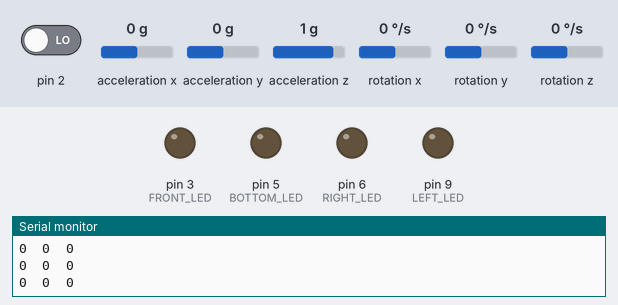
Recording of a sketch running on a simulated Arduino Uno, built with avr-gcc and run on an emulated ATmega328P. On the bench: output pins drawn as LEDs (lit = HIGH), the last lines printed to the serial monitor. Inputs (shaded band) come from the test bench; at power-on: acceleration x 0 g, acceleration y 0 g, acceleration z 1 g, pin 2 LOW, rotation x 0 °/s, rotation y 0 °/s, rotation z 0 °/s. The sensor or clock chip raises its interrupt line as the real part does.

Above: at 1.7 s.
1.8 s: acceleration x set to -1.4 g
At 2.4 s:
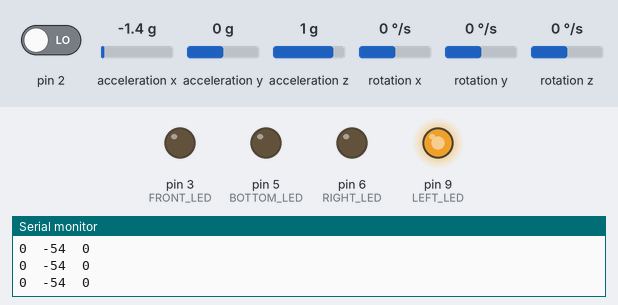
3.3 s: acceleration y set to -1.4 g
At 3.8 s:
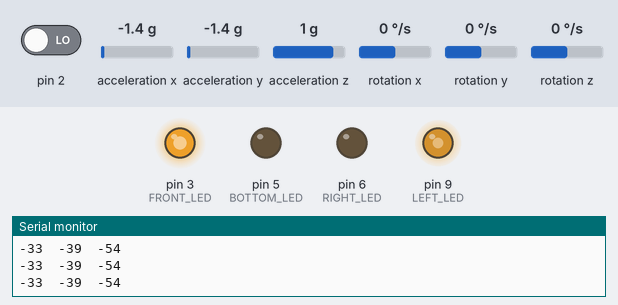
4.8 s: acceleration z set to 0.8 g
At 5.9 s:
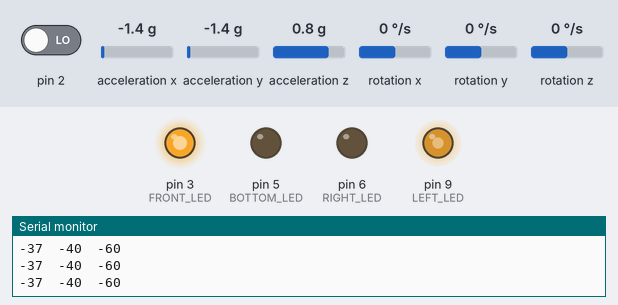
6.3 s: acceleration z set to 0.5 g
At 7.2 s:
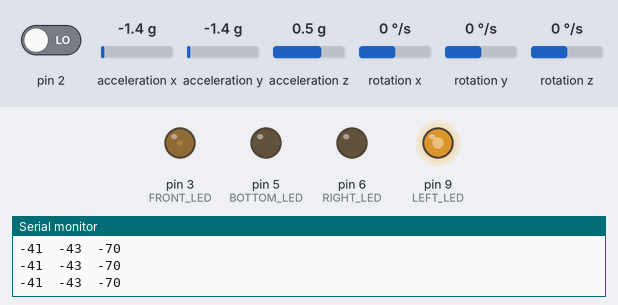
7.8 s: acceleration x set to -0.8 g
At 8.1 s:
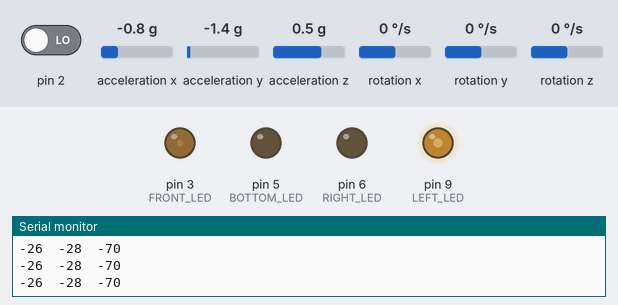
9.3 s: acceleration y set to 0.8 g
At 10.6 s:
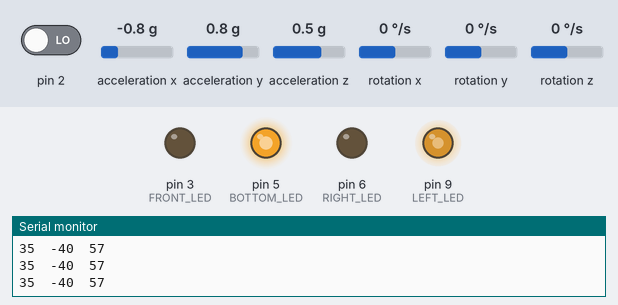
Timing chart, 0 to 11.8 s (numbered marks = the images above; inputs shaded):
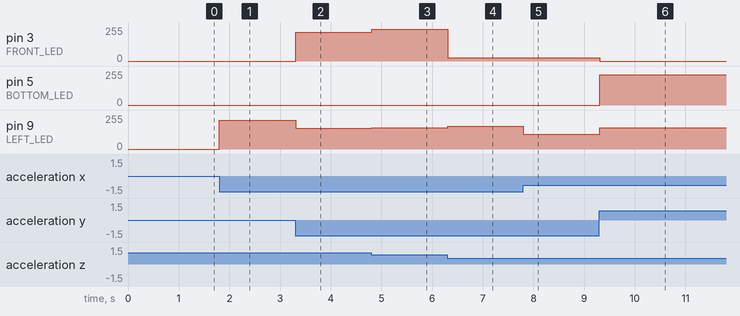

The sketch:

giroscope_led_controll.ino
```cpp
#define FRONT_LED 3
#define BOTTOM_LED 5
#define RIGHT_LED 6
#define LEFT_LED 9

#include "I2Cdev.h"
#include "MPU6050_6Axis_MotionApps20.h"
#if I2CDEV_IMPLEMENTATION == I2CDEV_ARDUINO_WIRE
    #include "Wire.h"
#endif

MPU6050 mpu;

// MPU control/status vars
bool dmpReady = false;  // set true if DMP init was successful
uint8_t mpuIntStatus;   // holds actual interrupt status byte from MPU
uint8_t devStatus;      // return status after each device operation (0 = success, !0 = error)
uint16_t packetSize;    // expected DMP packet size (default is 42 bytes)
uint16_t fifoCount;     // count of all bytes currently in FIFO
uint8_t fifoBuffer[64]; // FIFO storage buffer

// orientation/motion vars
Quaternion q;           // [w, x, y, z]         quaternion container
VectorInt16 aa;         // [x, y, z]            accel sensor measurements
VectorInt16 aaReal;     // [x, y, z]            gravity-free accel sensor measurements
VectorInt16 aaWorld;    // [x, y, z]            world-frame accel sensor measurements
VectorFloat gravity;    // [x, y, z]            gravity vector
float euler[3];         // [psi, theta, phi]    Euler angle container
float ypr[3];           // [yaw, pitch, roll]   yaw/pitch/roll container and gravity vector
volatile bool mpuInterrupt = false;     // indicates whether MPU interrupt pin has gone high

void setup()
{
    #if I2CDEV_IMPLEMENTATION == I2CDEV_ARDUINO_WIRE
        Wire.begin();
        TWBR = 24; // 400kHz I2C clock (200kHz if CPU is 8MHz)
    #elif I2CDEV_IMPLEMENTATION == I2CDEV_BUILTIN_FASTWIRE
        Fastwire::setup(400, true);
    #endif

    Serial.begin(115200);
    while (!Serial); // wait for Leonardo enumeration, others continue immediately

    Serial.println(F("Initializing I2C devices..."));
    mpu.initialize();

    Serial.println(F("Testing device connections..."));
    Serial.println(mpu.testConnection() ? F("MPU6050 connection successful") : F("MPU6050 connection failed"));
    Serial.println(F("Initializing DMP..."));
    devStatus = mpu.dmpInitialize();

    mpu.setXGyroOffset(220);
    mpu.setYGyroOffset(76);
    mpu.setZGyroOffset(-85);
    mpu.setZAccelOffset(1788); // 1688 factory default for my test chip
    if (devStatus == 0) {
        // turn on the DMP, now that it's ready
        Serial.println(F("Enabling DMP..."));
        mpu.setDMPEnabled(true);
        Serial.println(F("Enabling interrupt detection (Arduino external interrupt 0)..."));
        attachInterrupt(0, dmpDataReady, RISING);
        mpuIntStatus = mpu.getIntStatus();
        Serial.println(F("DMP ready! Waiting for first interrupt..."));
        dmpReady = true;
        packetSize = mpu.dmpGetFIFOPacketSize();
    } else {
        Serial.print(F("DMP Initialization failed (code "));
        Serial.print(devStatus);
        Serial.println(F(")"));
    }
    //init LEDs
    pinMode(FRONT_LED, OUTPUT);
    pinMode(BOTTOM_LED, OUTPUT);
    pinMode(RIGHT_LED, OUTPUT);
    pinMode(LEFT_LED, OUTPUT);
}

void flashLEDs(int x, int y, int z)
{
    if (y > 0) {
        analogWrite(RIGHT_LED, y*4);
        analogWrite(LEFT_LED, 0);
    } else {
        analogWrite(LEFT_LED, y*4*-1);
        analogWrite(RIGHT_LED, 0);
    }
    if (z > 0) {
        analogWrite(BOTTOM_LED, z*4);
        analogWrite(FRONT_LED, 0);
    } else {
        analogWrite(FRONT_LED, z*4*-1);
        analogWrite(BOTTOM_LED, 0);
    }
    Serial.print(x);Serial.print("\t");
    Serial.print(y);Serial.print("\t");
    Serial.println(z);
}

void loop()
{
    if (!dmpReady) return;
    mpuInterrupt = false;
    mpuIntStatus = mpu.getIntStatus();
    fifoCount = mpu.getFIFOCount();
    if ((mpuIntStatus & 0x10) || fifoCount == 1024) {
        mpu.resetFIFO();
        Serial.println(F("FIFO overflow!"));

    } else if (mpuIntStatus & 0x02) {
        while (fifoCount < packetSize) {
          fifoCount = mpu.getFIFOCount();
        }
        mpu.getFIFOBytes(fifoBuffer, packetSize);
        fifoCount -= packetSize;
        mpu.dmpGetQuaternion(&q, fifoBuffer);
        mpu.dmpGetGravity(&gravity, &q);
        mpu.dmpGetYawPitchRoll(ypr, &q, &gravity);
        flashLEDs(ypr[0] * 180/M_PI, ypr[1] * 180/M_PI, ypr[2] * 180/M_PI);
    }
}

void dmpDataReady()
{
    mpuInterrupt = true;
}
```

Measured:
- the behaviour switches between 0.7 and 0.6 g on acceleration z (found by bisection; images 3 and 4)
- after the input at 1.8 s, pin 9 (LEFT_LED): 0/255 → 216/255 at once
- after the input at 3.3 s, pin 3 (FRONT_LED): 0/255 → 216/255 at once; pin 9 (LEFT_LED): 216/255 → 156/255 at once
- after the input at 4.8 s, pin 3 (FRONT_LED): 216/255 → 240/255 at once; pin 9 (LEFT_LED): 156/255 → 160/255 at once
- after the input at 6.3 s, pin 3 (FRONT_LED): 240/255 → 24/255 at once; pin 9 (LEFT_LED): 160/255 → 172/255 at once
- after the input at 7.8 s, pin 9 (LEFT_LED): 172/255 → 112/255 at once
- after the input at 9.3 s, pin 3 (FRONT_LED): 24/255 → 0/255 at once; pin 5 (BOTTOM_LED): 0/255 → 228/255 at once; pin 9 (LEFT_LED): 112/255 → 160/255 at once
